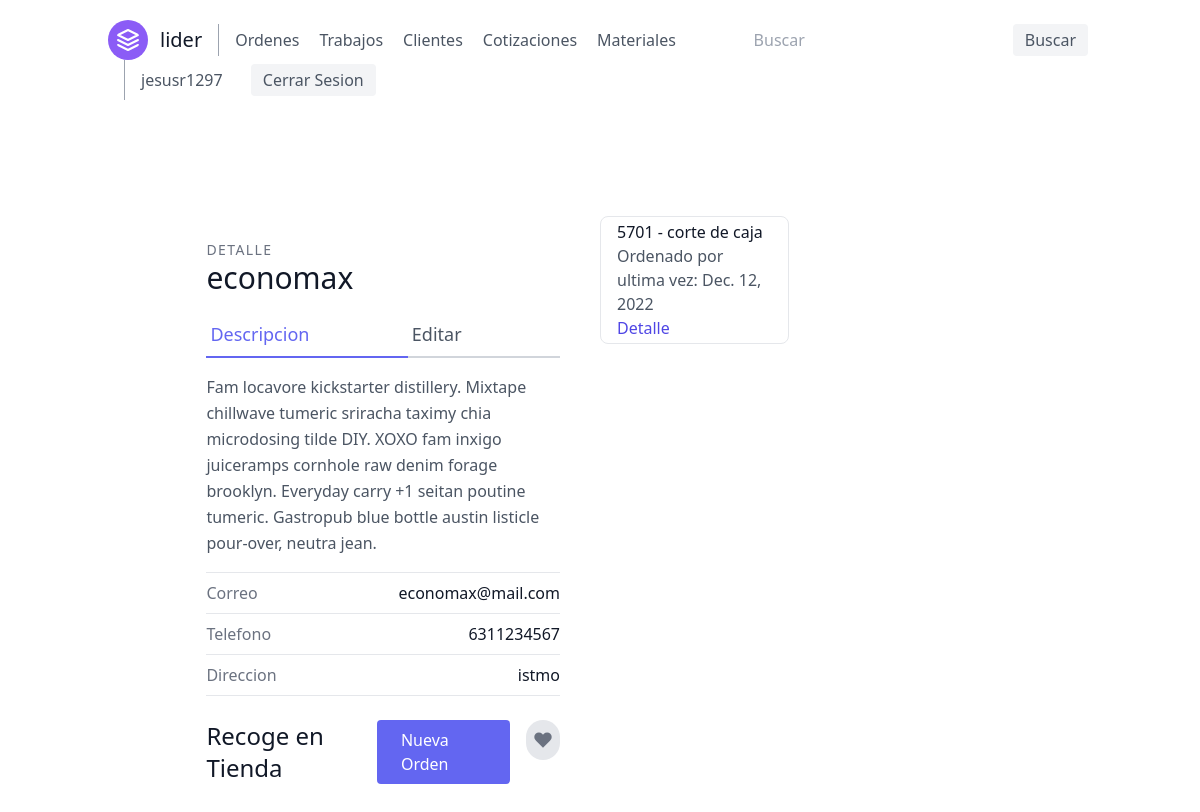
The page /clientes/detalle/1 (signed in) on the database its author committed.
### orders/models.py (models this page shows, shortened)
class Customer(models.Model):
    name_company = models.CharField(verbose_name='Nombre/Empresa', max_length=50)
    email = models.EmailField(verbose_name='Correo', null=True)
    phone_number = models.CharField(verbose_name='Telefono', max_length=10, validators=[RegexValidator(r'^\d{1,10}$')])
    address = models.CharField(verbose_name='Domicilio', max_length=100, null=True)
    shipping = models.BooleanField(verbose_name='Entrega a domicilio')
    @property
    def delivery(self):
        return 'Entrega a Domicilio' if self.shipping else 'Recoge en Tienda'

class Lider(models.Model):
    lider_id = models.CharField('Numero de Lider', max_length=4,
                                validators=[RegexValidator(r'^\d{1,10}$')], primary_key=True)
    doc_description = models.CharField(verbose_name='Descripcion del formato',
                                       max_length=250)
    customer = models.ForeignKey(Customer, on_delete=models.CASCADE, default='')
    @property
    def last_ordered(self):
        last_orderitem = Order.objects.filter(orderitem__lider__lider_id=self.lider_id).last()
        return last_orderitem.date_ordered if last_orderitem else "No ordenado"

class Order(models.Model):
    customer = models.ForeignKey(Customer, on_delete=models.CASCADE, verbose_name='Cliente')
    date_ordered = models.DateField('Fecha ordenada', auto_now=True)
    expected_delivery_date = models.DateField('Fecha esperada de Entrega',
                                              default=(datetime.datetime.now() + datetime.timedelta(days=3)))
    delivered = models.DateField(verbose_name='Fecha de Entrega', null=True, blank=True)
    paid = models.DateField(verbose_name='Fecha de Pago', null=True, blank=True)
    invoice = models.IntegerField(verbose_name='Factura Asociada', null=True, blank=True)

### customers/views.py (the view)
# urls.py: path('detalle/<int:pk>', views.CustomerDetailView.as_view(), name='customer-detail'),
class CustomerDetailView(DetailView):
    model = Customer
    template_name = 'customers/customer_detail.html'
    def get_context_data(self, **kwargs):
        context = super(CustomerDetailView, self).get_context_data(**kwargs)
        customer_id = kwargs['object'].id
        queryset = Lider.objects.filter(customer_id=customer_id).order_by('-lider_id')
        context.update({
            "lider_list": queryset
        })
        return context

### customers/templates/customers/customer_detail.html
{% extends 'base.html' %}
{% block content %}
    <section class="text-gray-600 body-font overflow-hidden">
        <div class="container px-5 py-24 mx-auto">
            <div class="lg:w-4/5 mx-auto flex flex-wrap">
                <div class="lg:w-1/2 w-full lg:pr-10 lg:py-6 mb-6 lg:mb-0">
                    <h2 class="text-sm title-font text-gray-500 tracking-widest">DETALLE</h2>
                    <h1 class="text-gray-900 text-3xl title-font font-medium mb-4">{{ customer.name_company }}</h1>
                    <div class="flex mb-4">
                        <a class="flex-grow text-indigo-500 border-b-2 border-indigo-500 py-2 text-lg px-1">Descripcion</a>
                        <a class="flex-grow border-b-2 border-gray-300 py-2 text-lg px-1"
                           href="{% url 'customer-update' customer.id %}">Editar</a>
                    </div>
                    <p class="leading-relaxed mb-4">Fam locavore kickstarter distillery. Mixtape chillwave tumeric
                        sriracha taximy chia microdosing tilde DIY. XOXO fam inxigo juiceramps cornhole raw denim forage
                        brooklyn. Everyday carry +1 seitan poutine tumeric. Gastropub blue bottle austin listicle
                        pour-over, neutra jean.</p>
                    <div class="flex border-t border-gray-200 py-2">
                        <span class="text-gray-500">Correo</span>
                        <span class="ml-auto text-gray-900">{{ object.email }}</span>
                    </div>
                    <div class="flex border-t border-gray-200 py-2">
                        <span class="text-gray-500">Telefono</span>
                        <span class="ml-auto text-gray-900">{{ object.phone_number }}</span>
                    </div>
                    <div class="flex border-t border-b mb-6 border-gray-200 py-2">
                        <span class="text-gray-500">Direccion</span>
                        <span class="ml-auto text-gray-900">{{ object.address }}</span>
                    </div>
                    <div class="flex">
                        <span class="title-font font-medium text-2xl text-gray-900">{{ customer.delivery }}</span>
                        <a class="flex ml-auto text-white bg-indigo-500 border-0 py-2 px-6 focus:outline-none hover:bg-indigo-600 rounded"
                        href="{% url 'order-create-from-customer' customer.id %}">
                            Nueva Orden
                        </a>
                        <button class="rounded-full w-10 h-10 bg-gray-200 p-0 border-0 inline-flex items-center justify-center text-gray-500 ml-4">
                            <svg fill="currentColor" stroke-linecap="round" stroke-linejoin="round" stroke-width="2"
                                 class="w-5 h-5" viewBox="0 0 24 24">
                                <path d="M20.84 4.61a5.5 5.5 0 00-7.78 0L12 5.67l-1.06-1.06a5.5 5.5 0 00-7.78 7.78l1.06 1.06L12 21.23l7.78-7.78 1.06-1.06a5.5 5.5 0 000-7.78z"></path>
                            </svg>
                        </button>
                    </div>
                </div>
                <div class="lg:w-1/2 w-full lg:h-auto h-64 object-cover object-center rounded">
                    <div class="flex flex-wrap -m-2">
                        {% for lider in lider_list %}
                            <div class="p-2 lg:w-1/2 md:w-1/2 w-full h-36">
                                <div class="h-full flex items-center border-gray-200 border p-4 rounded-lg">
                                    <div class="flex-grow">
                                        <h2 class="text-gray-900 title-font font-medium">{{ lider.lider_id }}
                                            - {{ lider.doc_description|lower }}</h2>
                                        <p>Ordenado por ultima vez: {{ lider.last_ordered }}</p>
                                        <a href="{% url 'lider-detail' lider.pk %}"
                                           class="text-indigo-600 hover:text-blue-500">Detalle</a>
                                    </div>
                                </div>
                            </div>
                        {% endfor %}
                    </div>
                </div>
            </div>
        </div>
    </section>
{% endblock %}

### templates/navbar.html (shortened to what this page needs)
<header class="text-gray-600 body-font">
    <div class="container mx-auto flex flex-wrap p-5 flex-col md:flex-row items-center">
        <a href="{% url 'home' %}" class="flex title-font font-medium items-center text-gray-900 mb-4 md:mb-0">
            <svg xmlns="http://www.w3.org/2000/svg" fill="none" stroke="currentColor" stroke-linecap="round"
                 stroke-linejoin="round" stroke-width="2" class="w-10 h-10 text-white p-2 bg-purple-500 rounded-full"
                 viewBox="0 0 24 24">
                <path d="M12 2L2 7l10 5 10-5-10-5zM2 17l10 5 10-5M2 12l10 5 10-5"></path>
            </svg>
            <span class="ml-3 text-xl">lider</span>
        </a>
        <nav class="md:mr-auto md:ml-4 md:py-1 md:pl-4 md:border-l md:border-gray-400	flex flex-wrap items-center text-base justify-center">
            <a class="mr-5 hover:text-gray-900" href="{% url 'order-list' %}">Ordenes</a>
            <a class="mr-5 hover:text-gray-900" href="{% url 'lider' %}">Trabajos</a>
            <a class="mr-5 hover:text-gray-900" href="{% url 'customers' %}">Clientes</a>
            <a class="mr-5 hover:text-gray-900" href="{% url 'budgets' %}">Cotizaciones</a>
            <a class="mr-5 hover:text-gray-900" href="{% url 'material-list' %}">Materiales</a>
        </nav>
        <form class="my-auto" role="search"
              method="GET" action="{% url 'search' %}">
            <input class='mr-5 hover:text-gray-900' type="text" placeholder="Buscar" aria-label="Search" name="q">
            <button class="items-center justify-center flex flex-wrap inline-flex items-center bg-gray-100 border-0 py-1 px-3 focus:outline-none hover:bg-gray-200 rounded text-base mt-4 md:mt-0 mx-1"
                    type="submit">Buscar
            </button>
        </form>
        <div class="md:ml-4 md:py-1 md:pl-4 md:border-l md:border-gray-400">
            {% if request.user.is_authenticated %}
                <a class="mr-5 hover:text-gray-900">{{ request.user }}</a>
                <a href="{% url 'logout' %}"
                   class="inline-flex items-center bg-gray-100 border-0 py-1 px-3 focus:outline-none hover:bg-gray-200 rounded text-base mt-4 md:mt-0 mx-1">
                    Cerrar Sesion
                </a>
            {% endif %}
        </div>
    </div>
</header>

### rows shown on the page
Customer: name_company "economax", email "economax@mail.com", phone_number "6311234567", address "istmo", delivery "Recoge en Tienda"
Lider: lider_id "5701", doc_description "corte de caja", last_ordered "Dec. 12, 2022"

### other values the page prints
{{ request.user }} "jesusr1297"
